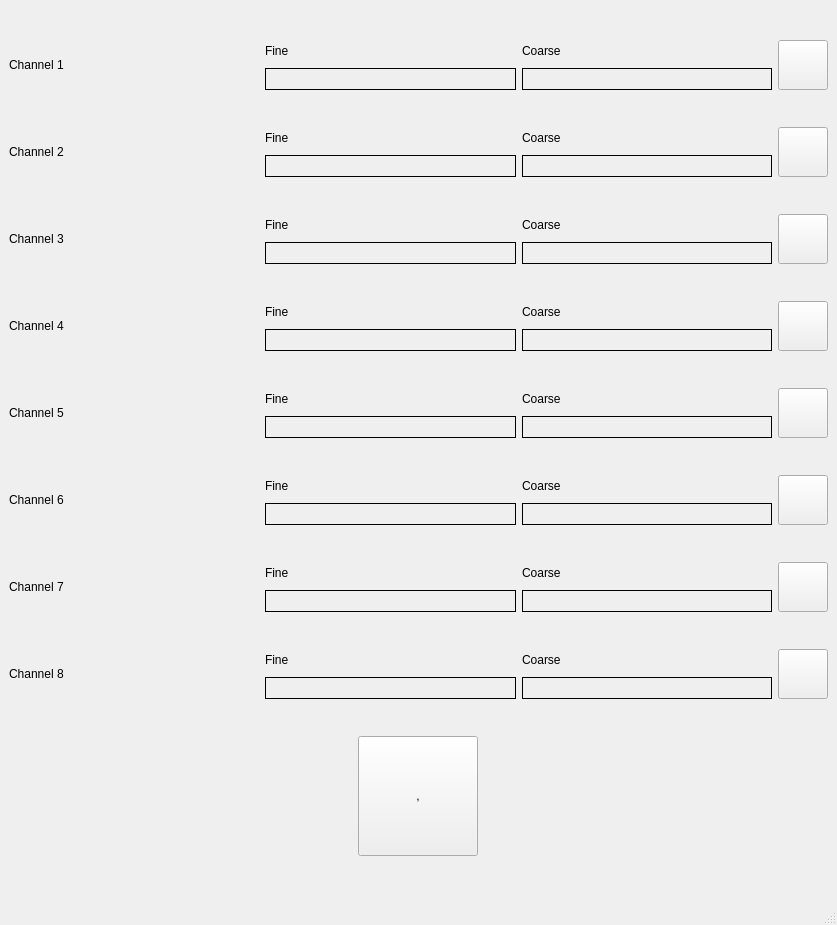
<?xml version="1.0" encoding="UTF-8"?>
<ui version="4.0">
 <class>MainWindow</class>
 <widget class="QMainWindow" name="MainWindow">
  <property name="geometry">
   <rect>
    <x>0</x>
    <y>0</y>
    <width>837</width>
    <height>925</height>
   </rect>
  </property>
  <property name="windowTitle">
   <string>TimeStamp</string>
  </property>
  <property name="styleSheet">
   <string notr="true">background-color: rgb(46, 52, 54);
color: rgb(114, 159, 207);

Rectangle{
color:backgroundColor
GridLayout{backgroundColor: transparent;}
}

QMessageBox {
background-color: rgb(46, 52, 54);
color: rgb(114, 159, 207);

Rectangle{
color:backgroundColor
GridLayout{backgroundColor: transparent;}
}
}</string>
  </property>
  <widget class="QWidget" name="centralwidget">
   <layout class="QVBoxLayout" name="verticalLayout_17">
    <item>
     <layout class="QHBoxLayout" name="horizontalLayout">
      <item>
       <widget class="QLabel" name="label_5">
        <property name="text">
         <string>Channel 1</string>
        </property>
       </widget>
      </item>
      <item>
       <layout class="QVBoxLayout" name="verticalLayout">
        <item>
         <widget class="QLabel" name="label_3">
          <property name="text">
           <string>Fine</string>
          </property>
         </widget>
        </item>
        <item>
         <widget class="QLabel" name="fine1">
          <property name="frameShape">
           <enum>QFrame::Box</enum>
          </property>
          <property name="text">
           <string/>
          </property>
         </widget>
        </item>
       </layout>
      </item>
      <item>
       <layout class="QVBoxLayout" name="verticalLayout_2">
        <item>
         <widget class="QLabel" name="label_4">
          <property name="text">
           <string>Coarse</string>
          </property>
         </widget>
        </item>
        <item>
         <widget class="QLabel" name="coarse1">
          <property name="frameShape">
           <enum>QFrame::Box</enum>
          </property>
          <property name="text">
           <string/>
          </property>
         </widget>
        </item>
       </layout>
      </item>
      <item>
       <widget class="QPushButton" name="lock1">
        <property name="sizePolicy">
         <sizepolicy hsizetype="Fixed" vsizetype="Fixed">
          <horstretch>50</horstretch>
          <verstretch>50</verstretch>
         </sizepolicy>
        </property>
        <property name="minimumSize">
         <size>
          <width>50</width>
          <height>50</height>
         </size>
        </property>
        <property name="maximumSize">
         <size>
          <width>50</width>
          <height>50</height>
         </size>
        </property>
        <property name="styleSheet">
         <string notr="true">#lock1:checked
{
border-image: url(:/images/double_unpressed.png);
}
#lock1
{
border-image: url(:/images/double_pressed.png);
}
</string>
        </property>
        <property name="text">
         <string/>
        </property>
        <property name="checkable">
         <bool>true</bool>
        </property>
       </widget>
      </item>
     </layout>
    </item>
    <item>
     <layout class="QHBoxLayout" name="horizontalLayout_2">
      <item>
       <widget class="QLabel" name="label_6">
        <property name="text">
         <string>Channel 2</string>
        </property>
       </widget>
      </item>
      <item>
       <layout class="QVBoxLayout" name="verticalLayout_3">
        <item>
         <widget class="QLabel" name="label_7">
          <property name="text">
           <string>Fine</string>
          </property>
         </widget>
        </item>
        <item>
         <widget class="QLabel" name="fine2">
          <property name="frameShape">
           <enum>QFrame::Box</enum>
          </property>
          <property name="text">
           <string/>
          </property>
         </widget>
        </item>
       </layout>
      </item>
      <item>
       <layout class="QVBoxLayout" name="verticalLayout_4">
        <item>
         <widget class="QLabel" name="label_8">
          <property name="text">
           <string>Coarse</string>
          </property>
         </widget>
        </item>
        <item>
         <widget class="QLabel" name="coarse2">
          <property name="frameShape">
           <enum>QFrame::Box</enum>
          </property>
          <property name="text">
           <string/>
          </property>
         </widget>
        </item>
       </layout>
      </item>
      <item>
       <widget class="QPushButton" name="lock2">
        <property name="sizePolicy">
         <sizepolicy hsizetype="Fixed" vsizetype="Fixed">
          <horstretch>50</horstretch>
          <verstretch>50</verstretch>
         </sizepolicy>
        </property>
        <property name="minimumSize">
         <size>
          <width>50</width>
          <height>50</height>
         </size>
        </property>
        <property name="maximumSize">
         <size>
          <width>50</width>
          <height>50</height>
         </size>
        </property>
        <property name="styleSheet">
         <string notr="true">#lock2:checked
{
border-image: url(:/images/double_unpressed.png);
}
#lock2
{
border-image: url(:/images/double_pressed.png);
}
</string>
        </property>
        <property name="text">
         <string/>
        </property>
        <property name="checkable">
         <bool>true</bool>
        </property>
       </widget>
      </item>
     </layout>
    </item>
    <item>
     <layout class="QHBoxLayout" name="horizontalLayout_3">
      <item>
       <widget class="QLabel" name="label_9">
        <property name="text">
         <string>Channel 3</string>
        </property>
       </widget>
      </item>
      <item>
       <layout class="QVBoxLayout" name="verticalLayout_5">
        <item>
         <widget class="QLabel" name="label_10">
          <property name="text">
           <string>Fine</string>
          </property>
         </widget>
        </item>
        <item>
         <widget class="QLabel" name="fine3">
          <property name="frameShape">
           <enum>QFrame::Box</enum>
          </property>
          <property name="text">
           <string/>
          </property>
         </widget>
        </item>
       </layout>
      </item>
      <item>
       <layout class="QVBoxLayout" name="verticalLayout_6">
        <item>
         <widget class="QLabel" name="label_11">
          <property name="text">
           <string>Coarse</string>
          </property>
         </widget>
        </item>
        <item>
         <widget class="QLabel" name="coarse3">
          <property name="frameShape">
           <enum>QFrame::Box</enum>
          </property>
          <property name="text">
           <string/>
          </property>
         </widget>
        </item>
       </layout>
      </item>
      <item>
       <widget class="QPushButton" name="lock3">
        <property name="sizePolicy">
         <sizepolicy hsizetype="Fixed" vsizetype="Fixed">
          <horstretch>50</horstretch>
          <verstretch>50</verstretch>
         </sizepolicy>
        </property>
        <property name="minimumSize">
         <size>
          <width>50</width>
          <height>50</height>
         </size>
        </property>
        <property name="maximumSize">
         <size>
          <width>50</width>
          <height>50</height>
         </size>
        </property>
        <property name="styleSheet">
         <string notr="true">#lock3:checked
{
border-image: url(:/images/double_unpressed.png);
}
#lock3
{
border-image: url(:/images/double_pressed.png);
}
</string>
        </property>
        <property name="text">
         <string/>
        </property>
        <property name="checkable">
         <bool>true</bool>
        </property>
       </widget>
      </item>
     </layout>
    </item>
    <item>
     <layout class="QHBoxLayout" name="horizontalLayout_4">
      <item>
       <widget class="QLabel" name="label_12">
        <property name="text">
         <string>Channel 4</string>
        </property>
       </widget>
      </item>
      <item>
       <layout class="QVBoxLayout" name="verticalLayout_7">
        <item>
         <widget class="QLabel" name="label_13">
          <property name="text">
           <string>Fine</string>
          </property>
         </widget>
        </item>
        <item>
         <widget class="QLabel" name="fine4">
          <property name="frameShape">
           <enum>QFrame::Box</enum>
          </property>
          <property name="text">
           <string/>
          </property>
         </widget>
        </item>
       </layout>
      </item>
      <item>
       <layout class="QVBoxLayout" name="verticalLayout_8">
        <item>
         <widget class="QLabel" name="label_14">
          <property name="text">
           <string>Coarse</string>
          </property>
         </widget>
        </item>
        <item>
         <widget class="QLabel" name="coarse4">
          <property name="frameShape">
           <enum>QFrame::Box</enum>
          </property>
          <property name="text">
           <string/>
          </property>
         </widget>
        </item>
       </layout>
      </item>
      <item>
       <widget class="QPushButton" name="lock4">
        <property name="sizePolicy">
         <sizepolicy hsizetype="Fixed" vsizetype="Fixed">
          <horstretch>50</horstretch>
          <verstretch>50</verstretch>
         </sizepolicy>
        </property>
        <property name="minimumSize">
         <size>
          <width>50</width>
          <height>50</height>
         </size>
        </property>
        <property name="maximumSize">
         <size>
          <width>50</width>
          <height>50</height>
         </size>
        </property>
        <property name="styleSheet">
         <string notr="true">#lock4:checked
{
border-image: url(:/images/double_unpressed.png);
}
#lock4
{
border-image: url(:/images/double_pressed.png);
}
</string>
        </property>
        <property name="text">
         <string/>
        </property>
        <property name="checkable">
         <bool>true</bool>
        </property>
       </widget>
      </item>
     </layout>
    </item>
    <item>
     <layout class="QHBoxLayout" name="horizontalLayout_5">
      <item>
       <widget class="QLabel" name="label_15">
        <property name="text">
         <string>Channel 5</string>
        </property>
       </widget>
      </item>
      <item>
       <layout class="QVBoxLayout" name="verticalLayout_9">
        <item>
         <widget class="QLabel" name="label_16">
          <property name="text">
           <string>Fine</string>
          </property>
         </widget>
        </item>
        <item>
         <widget class="QLabel" name="fine5">
          <property name="frameShape">
           <enum>QFrame::Box</enum>
          </property>
          <property name="text">
           <string/>
          </property>
         </widget>
        </item>
       </layout>
      </item>
      <item>
       <layout class="QVBoxLayout" name="verticalLayout_10">
        <item>
         <widget class="QLabel" name="label_17">
          <property name="text">
           <string>Coarse</string>
          </property>
         </widget>
        </item>
        <item>
         <widget class="QLabel" name="coarse5">
          <property name="frameShape">
           <enum>QFrame::Box</enum>
          </property>
          <property name="text">
           <string/>
          </property>
         </widget>
        </item>
       </layout>
      </item>
      <item>
       <widget class="QPushButton" name="lock5">
        <property name="sizePolicy">
         <sizepolicy hsizetype="Fixed" vsizetype="Fixed">
          <horstretch>50</horstretch>
          <verstretch>50</verstretch>
         </sizepolicy>
        </property>
        <property name="minimumSize">
         <size>
          <width>50</width>
          <height>50</height>
         </size>
        </property>
        <property name="maximumSize">
         <size>
          <width>50</width>
          <height>50</height>
         </size>
        </property>
        <property name="styleSheet">
         <string notr="true">#lock5:checked
{
border-image: url(:/images/double_unpressed.png);
}
#lock5
{
border-image: url(:/images/double_pressed.png);
}
</string>
        </property>
        <property name="text">
         <string/>
        </property>
        <property name="checkable">
         <bool>true</bool>
        </property>
       </widget>
      </item>
     </layout>
    </item>
    <item>
     <layout class="QHBoxLayout" name="horizontalLayout_6">
      <item>
       <widget class="QLabel" name="label_18">
        <property name="text">
         <string>Channel 6</string>
        </property>
       </widget>
      </item>
      <item>
       <layout class="QVBoxLayout" name="verticalLayout_11">
        <item>
         <widget class="QLabel" name="label_19">
          <property name="text">
           <string>Fine</string>
          </property>
         </widget>
        </item>
        <item>
         <widget class="QLabel" name="fine6">
          <property name="frameShape">
           <enum>QFrame::Box</enum>
          </property>
          <property name="text">
           <string/>
          </property>
         </widget>
        </item>
       </layout>
      </item>
      <item>
       <layout class="QVBoxLayout" name="verticalLayout_12">
        <item>
         <widget class="QLabel" name="label_20">
          <property name="text">
           <string>Coarse</string>
          </property>
         </widget>
        </item>
        <item>
         <widget class="QLabel" name="coarse6">
          <property name="frameShape">
           <enum>QFrame::Box</enum>
          </property>
          <property name="text">
           <string/>
          </property>
         </widget>
        </item>
       </layout>
      </item>
      <item>
       <widget class="QPushButton" name="lock6">
        <property name="sizePolicy">
         <sizepolicy hsizetype="Fixed" vsizetype="Fixed">
          <horstretch>50</horstretch>
          <verstretch>50</verstretch>
         </sizepolicy>
        </property>
        <property name="minimumSize">
         <size>
          <width>50</width>
          <height>50</height>
         </size>
        </property>
        <property name="maximumSize">
         <size>
          <width>50</width>
          <height>50</height>
         </size>
        </property>
        <property name="styleSheet">
         <string notr="true">#lock6:checked
{
border-image: url(:/images/double_unpressed.png);
}
#lock6
{
border-image: url(:/images/double_pressed.png);
}
</string>
        </property>
        <property name="text">
         <string/>
        </property>
        <property name="checkable">
         <bool>true</bool>
        </property>
       </widget>
      </item>
     </layout>
    </item>
    <item>
     <layout class="QHBoxLayout" name="horizontalLayout_7">
      <item>
       <widget class="QLabel" name="label_21">
        <property name="text">
         <string>Channel 7</string>
        </property>
       </widget>
      </item>
      <item>
       <layout class="QVBoxLayout" name="verticalLayout_13">
        <item>
         <widget class="QLabel" name="label_22">
          <property name="text">
           <string>Fine</string>
          </property>
         </widget>
        </item>
        <item>
         <widget class="QLabel" name="fine7">
          <property name="frameShape">
           <enum>QFrame::Box</enum>
          </property>
          <property name="text">
           <string/>
          </property>
         </widget>
        </item>
       </layout>
      </item>
      <item>
       <layout class="QVBoxLayout" name="verticalLayout_14">
        <item>
         <widget class="QLabel" name="label_23">
          <property name="text">
           <string>Coarse</string>
          </property>
         </widget>
        </item>
        <item>
         <widget class="QLabel" name="coarse7">
          <property name="frameShape">
           <enum>QFrame::Box</enum>
          </property>
          <property name="text">
           <string/>
          </property>
         </widget>
        </item>
       </layout>
      </item>
      <item>
       <widget class="QPushButton" name="lock7">
        <property name="sizePolicy">
         <sizepolicy hsizetype="Fixed" vsizetype="Fixed">
          <horstretch>50</horstretch>
          <verstretch>50</verstretch>
         </sizepolicy>
        </property>
        <property name="minimumSize">
         <size>
          <width>50</width>
          <height>50</height>
         </size>
        </property>
        <property name="maximumSize">
         <size>
          <width>50</width>
          <height>50</height>
         </size>
        </property>
        <property name="styleSheet">
         <string notr="true">#lock7:checked
{
border-image: url(:/images/double_unpressed.png);
}
#lock7
{
border-image: url(:/images/double_pressed.png);
}
</string>
        </property>
        <property name="text">
         <string/>
        </property>
        <property name="checkable">
         <bool>true</bool>
        </property>
       </widget>
      </item>
     </layout>
    </item>
    <item>
     <layout class="QHBoxLayout" name="horizontalLayout_8">
      <item>
       <widget class="QLabel" name="label_24">
        <property name="text">
         <string>Channel 8</string>
        </property>
       </widget>
      </item>
      <item>
       <layout class="QVBoxLayout" name="verticalLayout_15">
        <item>
         <widget class="QLabel" name="label_25">
          <property name="text">
           <string>Fine</string>
          </property>
         </widget>
        </item>
        <item>
         <widget class="QLabel" name="fine8">
          <property name="frameShape">
           <enum>QFrame::Box</enum>
          </property>
          <property name="text">
           <string/>
          </property>
         </widget>
        </item>
       </layout>
      </item>
      <item>
       <layout class="QVBoxLayout" name="verticalLayout_16">
        <item>
         <widget class="QLabel" name="label_26">
          <property name="text">
           <string>Coarse</string>
          </property>
         </widget>
        </item>
        <item>
         <widget class="QLabel" name="coarse8">
          <property name="frameShape">
           <enum>QFrame::Box</enum>
          </property>
          <property name="text">
           <string/>
          </property>
         </widget>
        </item>
       </layout>
      </item>
      <item>
       <widget class="QPushButton" name="lock8">
        <property name="sizePolicy">
         <sizepolicy hsizetype="Fixed" vsizetype="Fixed">
          <horstretch>50</horstretch>
          <verstretch>50</verstretch>
         </sizepolicy>
        </property>
        <property name="minimumSize">
         <size>
          <width>50</width>
          <height>50</height>
         </size>
        </property>
        <property name="maximumSize">
         <size>
          <width>50</width>
          <height>50</height>
         </size>
        </property>
        <property name="styleSheet">
         <string notr="true">#lock8:checked
{
border-image: url(:/images/double_unpressed.png);
}
#lock8
{
border-image: url(:/images/double_pressed.png);
}
</string>
        </property>
        <property name="text">
         <string/>
        </property>
        <property name="checkable">
         <bool>true</bool>
        </property>
       </widget>
      </item>
     </layout>
    </item>
    <item>
     <layout class="QHBoxLayout" name="horizontalLayout_9">
      <item>
       <widget class="QPushButton" name="clear">
        <property name="sizePolicy">
         <sizepolicy hsizetype="Fixed" vsizetype="Fixed">
          <horstretch>120</horstretch>
          <verstretch>120</verstretch>
         </sizepolicy>
        </property>
        <property name="minimumSize">
         <size>
          <width>120</width>
          <height>120</height>
         </size>
        </property>
        <property name="styleSheet">
         <string notr="true">#clear
{
border-image: url(:/images/delete_unpressed.png);
}
#clear:pressed
{
border-image: url(:/images/delete_pressed.png);
}</string>
        </property>
        <property name="text">
         <string>,</string>
        </property>
       </widget>
      </item>
     </layout>
    </item>
   </layout>
  </widget>
  <widget class="QMenuBar" name="menubar">
   <property name="geometry">
    <rect>
     <x>0</x>
     <y>0</y>
     <width>837</width>
     <height>24</height>
    </rect>
   </property>
  </widget>
  <widget class="QStatusBar" name="statusbar"/>
 </widget>
 <resources/>
 <connections/>
</ui>
